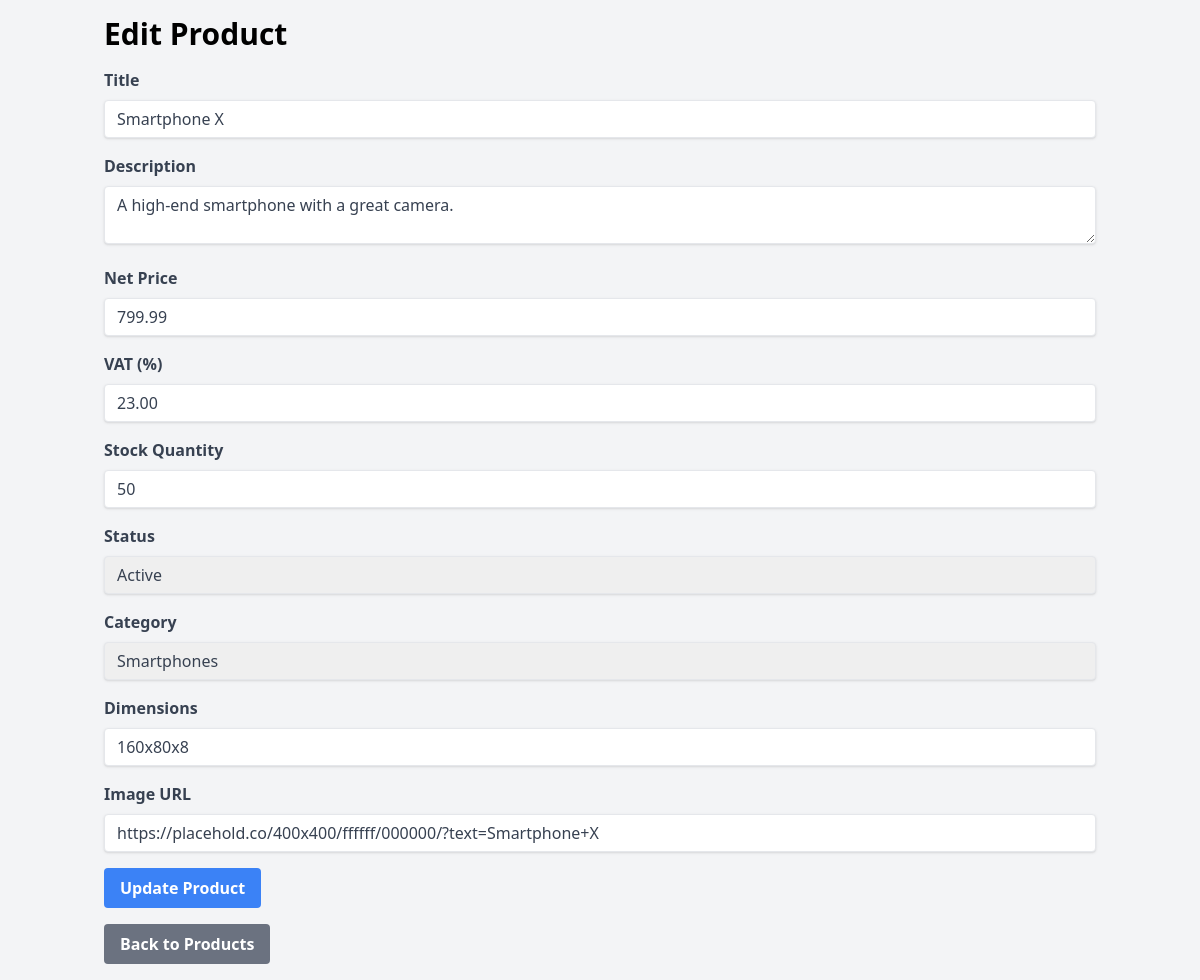
Screenshot of /admin/edit_product.php?id=1 (signed in) with the database file from the repository.
### tables this page shows
CREATE TABLE IF NOT EXISTS products (
    id INT AUTO_INCREMENT PRIMARY KEY,
    title VARCHAR(255) NOT NULL,
    description TEXT,
    creation_date DATE,
     modification_date DATE,
    expiration_date DATE,
    net_price DECIMAL(10, 2) NOT NULL,
     vat DECIMAL(5,2) NOT NULL,
    stock_quantity INT NOT NULL,
    status INT NOT NULL,
    category INT,
     dimensions VARCHAR(255),
    image VARCHAR(255),
    FOREIGN KEY (category) REFERENCES categories(id)
);

CREATE TABLE IF NOT EXISTS categories (
    id INT AUTO_INCREMENT PRIMARY KEY,
    name VARCHAR(255) NOT NULL,
    parent INT DEFAULT 0
);

### utils.php (called while the page is built, shortened)
<?php
$db_host = 'localhost';
$db_user = 'root';
$db_password = 'passwd123';
$db_name = 'lab12';
try {
    $db = new PDO("mysql:host=$db_host;dbname=$db_name;charset=utf8mb4", $db_user, $db_password);
    $db->setAttribute(PDO::ATTR_ERRMODE, PDO::ERRMODE_EXCEPTION);
} catch(PDOException $e) {
    die("Database connection failed: " . $e->getMessage());
}
function getProductById($id) {
    global $db;
    $stmt = $db->prepare("SELECT * FROM products WHERE id = :id");
    $stmt->bindParam(':id', $id);
    $stmt->execute();
    return $stmt->fetch(PDO::FETCH_ASSOC);
}
function getAllCategories() {
    global $db;
    $stmt = $db->query("SELECT id, name, parent FROM categories");
    return $stmt->fetchAll(PDO::FETCH_ASSOC);
}

### admin/edit_product.php (the view, shortened to what this page needs)
<?php
require_once '../utils.php';
$product = getProductById($_GET['id']);
$categories = getAllCategories();
?>
<!DOCTYPE html>
<html lang="en">
<head>
    <script src="https://cdn.tailwindcss.com"></script>
</head>
<body class="bg-gray-100">
    <div class="container mx-auto p-4">
        <h1 class="text-3xl font-bold mb-4">Edit Product</h1>
        <form action="edit_product.php?id=<?php echo $product['id']; ?>" method="post" class="space-y-4">
            <div>
                <label for="title" class="block text-gray-700 font-bold mb-2">Title</label>
                <input type="text" name="title" id="title" value="<?php echo $product['title']; ?>" class="shadow appearance-none border rounded w-full py-2 px-3 text-gray-700 leading-tight focus:outline-none focus:shadow-outline" required>
            </div>
            <div>
                <label for="description" class="block text-gray-700 font-bold mb-2">Description</label>
                <textarea name="description" id="description" class="shadow appearance-none border rounded w-full py-2 px-3 text-gray-700 leading-tight focus:outline-none focus:shadow-outline" required><?php echo $product['description']; ?></textarea>
            </div>
            <div>
                <label for="net_price" class="block text-gray-700 font-bold mb-2">Net Price</label>
                <input type="number" step="0.01" name="net_price" id="net_price" value="<?php echo $product['net_price']; ?>" class="shadow appearance-none border rounded w-full py-2 px-3 text-gray-700 leading-tight focus:outline-none focus:shadow-outline" required>
            </div>
            <div>
                <label for="vat" class="block text-gray-700 font-bold mb-2">VAT (%)</label>
                <input type="number" step="0.01" name="vat" id="vat" value="<?php echo $product['vat']; ?>" class="shadow appearance-none border rounded w-full py-2 px-3 text-gray-700 leading-tight focus:outline-none focus:shadow-outline" required>
            </div>
            <div>
                <label for="stock_quantity" class="block text-gray-700 font-bold mb-2">Stock Quantity</label>
                <input type="number" name="stock_quantity" id="stock_quantity" value="<?php echo $product['stock_quantity']; ?>" class="shadow appearance-none border rounded w-full py-2 px-3 text-gray-700 leading-tight focus:outline-none focus:shadow-outline" required>
            </div>
            <div>
                <label for="status" class="block text-gray-700 font-bold mb-2">Status</label>
                <select name="status" id="status" class="shadow appearance-none border rounded w-full py-2 px-3 text-gray-700 leading-tight focus:outline-none focus:shadow-outline" required>
                    <option value="1" <?php echo $product['status'] == 1 ? 'selected' : ''; ?>>Active</option>
                </select>
            </div>
            <div>
                <label for="category" class="block text-gray-700 font-bold mb-2">Category</label>
                <select name="category" id="category" class="shadow appearance-none border rounded w-full py-2 px-3 text-gray-700 leading-tight focus:outline-none focus:shadow-outline" required>
                    <?php foreach ($categories as $category): ?>
                        <option value="<?php echo $category['id']; ?>" <?php echo $product['category'] == $category['id'] ? 'selected' : ''; ?>><?php echo $category['name']; ?></option>
                    <?php endforeach; ?>
                </select>
            </div>
            <div>
                <label for="dimensions" class="block text-gray-700 font-bold mb-2">Dimensions</label>
                <input type="text" name="dimensions" id="dimensions" value="<?php echo $product['dimensions']; ?>" class="shadow appearance-none border rounded w-full py-2 px-3 text-gray-700 leading-tight focus:outline-none focus:shadow-outline">
            </div>
            <div>
                <label for="image" class="block text-gray-700 font-bold mb-2">Image URL</label>
                <input type="text" name="image" id="image" value="<?php echo $product['image']; ?>" class="shadow appearance-none border rounded w-full py-2 px-3 text-gray-700 leading-tight focus:outline-none focus:shadow-outline" required>
            </div>
            <button type="submit" name="update_product" class="bg-blue-500 hover:bg-blue-700 text-white font-bold py-2 px-4 rounded">Update Product</button>
        </form>
        <a href="products.php" class="inline-block bg-gray-500 hover:bg-gray-700 text-white font-bold py-2 px-4 rounded mt-4">Back to Products</a>
    </div>
</body>
</html>

### rows the page displays
products: title "Smartphone X", description "A high-end smartphone with a great camera.", net_price "799.99", vat "23.00", stock_quantity "50", status "Active", category "Smartphones", dimensions "160x80x8", image "https://placehold.co/400x400/ffffff/000000/?text=Smartphone+X"
